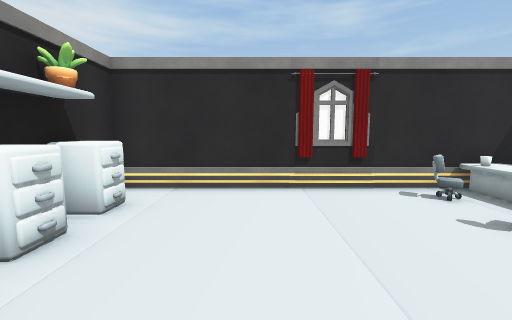
view 1 (above)

24 first-person views from a walk through a Unity game level. The camera is 1.3 m above the floor, tilts 6° down and sees 90° across. The floor is counted in squares, 1 m on a side. Each view is taken from the middle of a square. On the plan, view 1 faces up. The plan holds only what a view shows up to about 13 squares ahead; the rest is blank. The place goes on beyond the plan. The player is left out. Door leaves are left out, so doorways stand open.

view 2
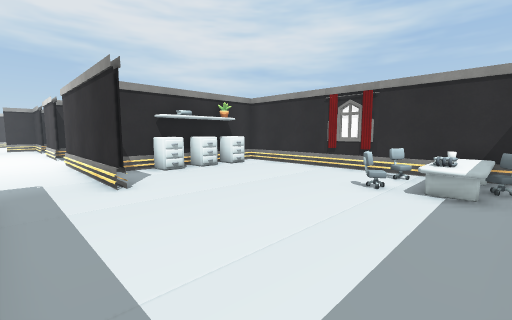

view 3
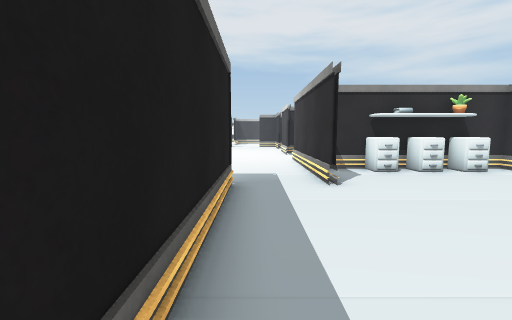

view 4
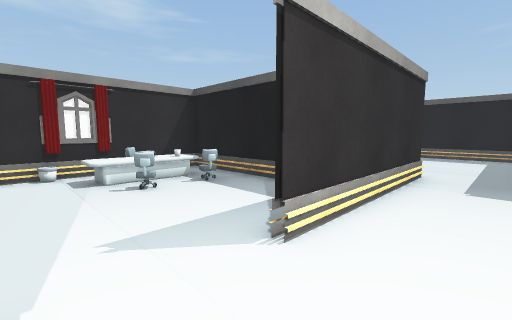

view 5
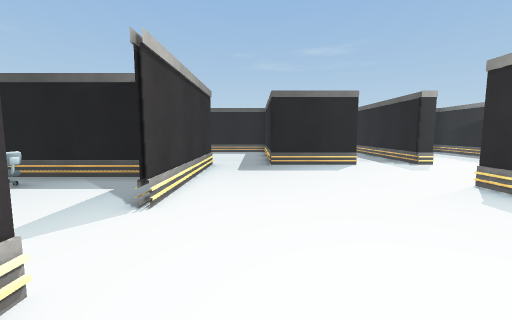

view 6
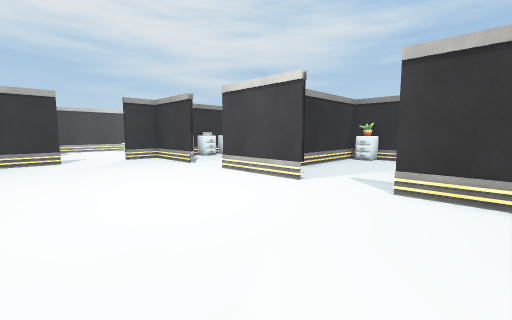

view 7
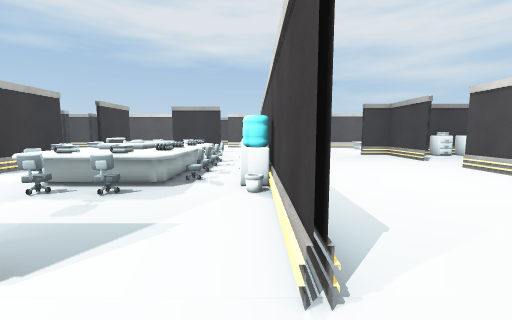

view 8
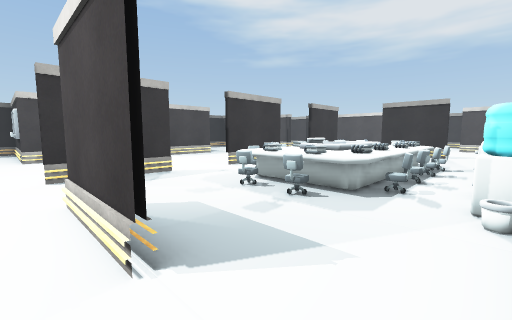

view 9
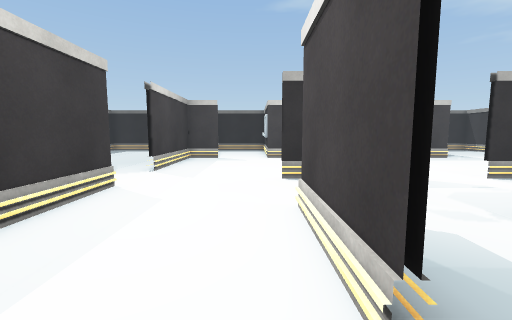

view 10
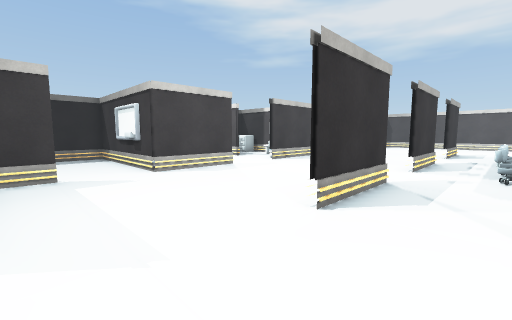

view 11
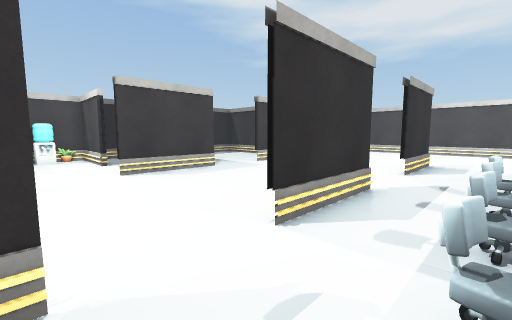

view 12
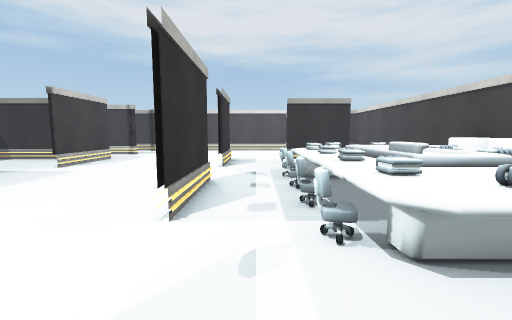

view 13
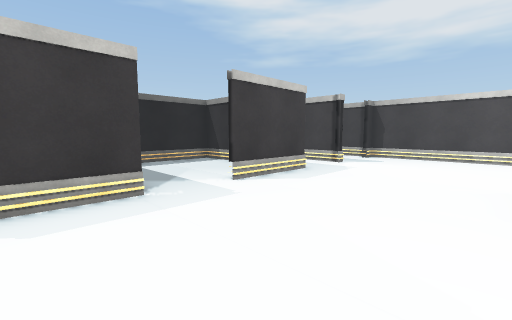

view 14
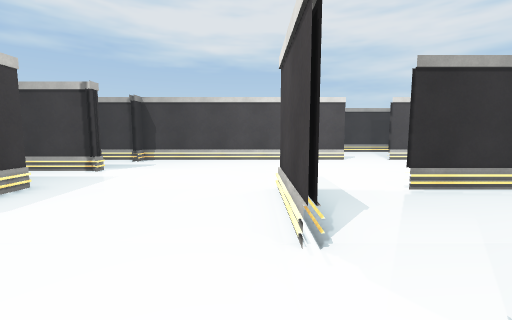

view 15
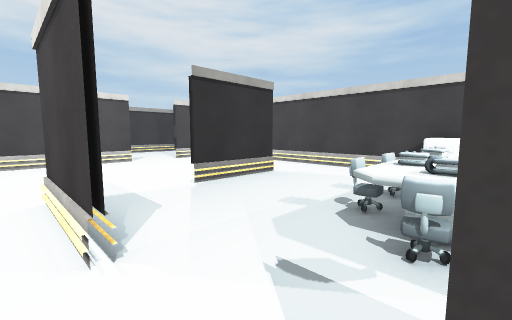

view 16
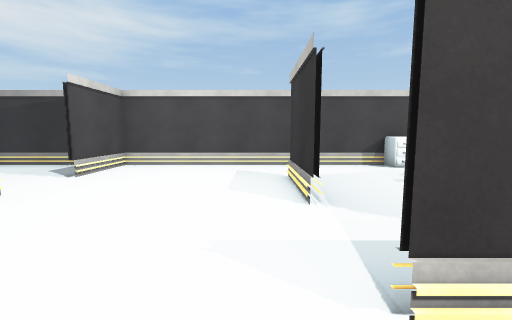

view 17
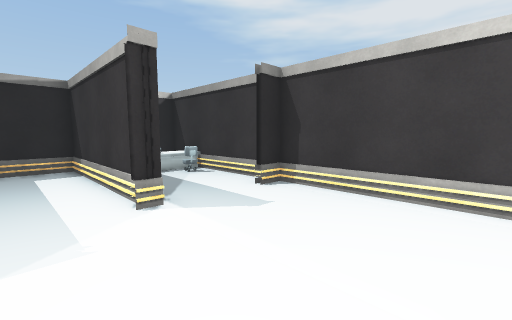

view 18
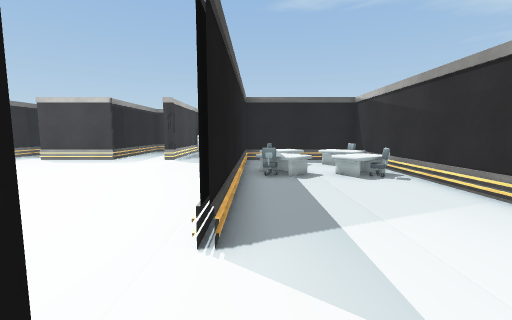

view 19
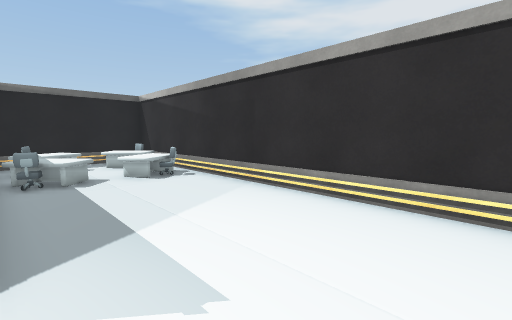

view 20
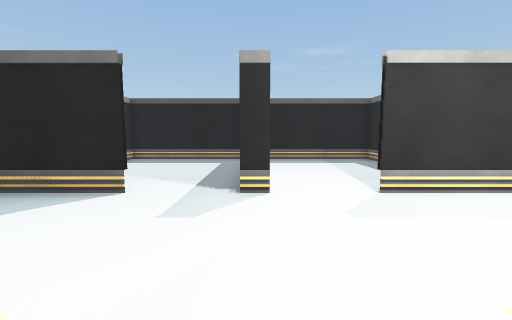

view 21
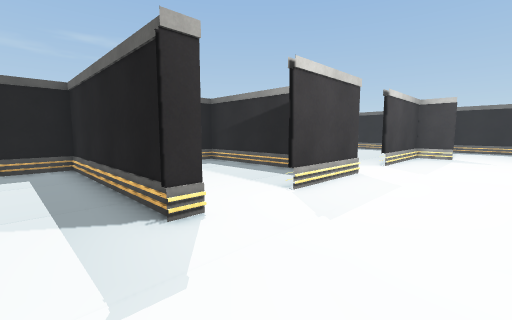

view 22
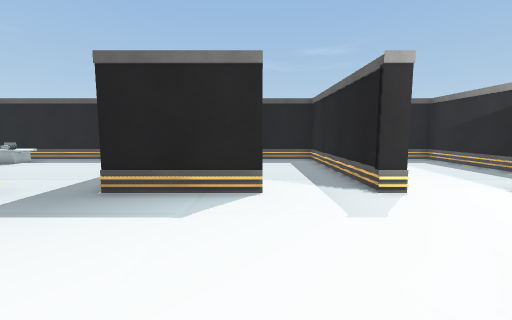

view 23
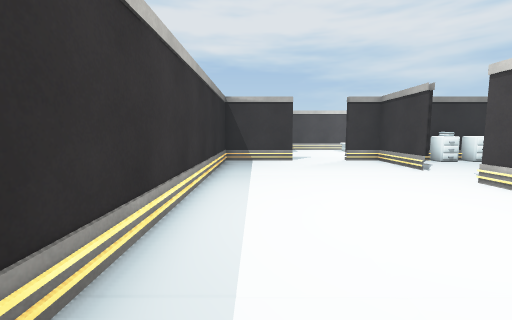

view 24
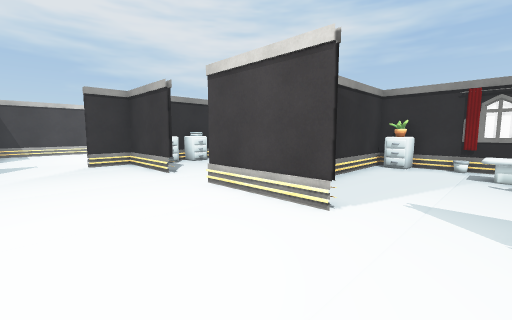

### Floor plan
Points are (right, up) in squares from view 1. A wall is a line through its corners. A room is listed if a view was taken in it or the views show most of it. See-through windows are left out.
Room 1 (views 1, 2, 3)
walls: (-3.3, 0.5) (-3.3, -0.1); (1.4, 6) (0.9, 5.9); (-0.5, -3.7) (5.5, -3.7); (6.1, 6) (-9.6, 6); (6.8, -3.1) (6.8, 5.9); (-10.8, 6) (-10.8, 1.5)
ways out: open door at (-8, -1) to room 2; open door at (0, -2) to room 2
objects: other object (-10, 5) to (-10, 6); chair (-7, 3); desk (-7, 4) to (-5, 5); chair (-5, 3); other object (-5, 4); cabinet (-3, 1) to (-2, 2); cabinet (-3, 3) to (-2, 3); cabinet (-3, 4) to (-2, 5); chair (4, 3); chair (4, 5); desk (5, 3) to (6, 5); other object (5, 5); chair (6, 4)
Room 2 (views 4, 5, 6, 7, 8, 9, 10, 11, 12, 13, 14, 15, 16, 17, 18, 19, 20, 21, 22, 23, 24)
walls: (-14.1, -17.3) (-10.6, -17.3); (-15.1, -8.6) (-18.5, -8.6); (-16.6, -17.4) (-20.1, -17.4); (-19.9, -11.2) (-19.9, -14.5); (-20, -14.5) (-20, -11.2); (-9.5, -8.5) (-7.2, -8.5); (-8.2, -17.3) (-4.6, -17.3); (-20, -8.6) (-26.4, -8.6) (-26.4, -11.6); (-20.1, -17.3) (-16.6, -17.3); (-18.3, -5.1) (-18.3, -8.5) (-15.1, -8.5); (-4.8, -11.2) (-4.8, -14.5); (-5.7, -8.5) (-4.7, -8.5); (-4.7, -8.6) (-8.1, -8.6); (-14.1, -23.5) (-10.5, -23.5); (-14.7, -1.1) (-18.3, -1.1) (-18.3, -2.8); (-8.1, -23.5) (-6.5, -23.5); (-20, -23.5) (-16.5, -23.5); (-26.4, -13.6) (-26.4, -15.2); (-9, -1.1) (-12.6, -1.1); (-26.4, -16.8) (-26.4, -19.5); (-0.5, -10.4) (-0.5, -9.8); (-0.5, -16.2) (-0.5, -12.6); (-23.1, -23.5) (-22.5, -23.5); (-26.5, -19.4) (-26.5, -13.6); (-0.5, -7.2) (-0.5, -3.7); (-28.6, -8.6) (-31.5, -8.6); (-2.1, -23.5) (-0.9, -23.5); (-0.5, -23.1) (-0.5, -18.6); (-31.8, -10.9) (-31.8, -23.5) (-25.5, -23.5); (-0.2, -1.1) (-6.7, -1.1)
ways out: open door at (-8, -1) to room 1; open door at (0, -2) to room 1; open door at (0, -11.5) to room 3; open door at (0, -8) to room 4; open door at (-22.5, -23.5) to room 6; opening at (-20, -8.5); opening at (-13, -23); open door at (-26.4, -12.2); open door at (-20, -16); open door at (-20, -10); open door at (-18, -4); open door at (-15, -23.5); open door at (-15, -17); open door at (-14, -1); open door at (-9, -23.5); open door at (-9, -17); open door at (-5, -16); open door at (-5, -10); open door at (-3, -23.5); open door at (0, -17)
objects: other object (-31, -22); desk (-31, -22) to (-30, -21); desk (-31, -20) to (-30, -18); chair (-31, -19); desk (-29, -22) to (-27, -21); desk (-29, -20) to (-27, -19); other object (-28, -22); chair (-27, -19); chair (-16, -14); chair (-16, -12); cabinet (-16, -9) to (-15, -9); chair (-15, -15) to (-14, -15); other object (-15, -14) to (-14, -14); other object (-15, -13); other object (-15, -12); chair (-15, -11); other object (-14, -13) to (-11, -13); other object (-14, -12) to (-14, -11); cabinet (-14, -9); chair (-13, -15); other object (-13, -14); other object (-13, -12); chair (-13, -11); chair (-12, -15) to (-11, -15); other object (-12, -14) to (-11, -14); other object (-12, -12) to (-11, -12); other object (-12, -11); chair (-11, -11); other object (-11, -9); chair (-10, -15); other object (-10, -14); other object (-10, -13); other object (-10, -12); chair (-10, -11); other object (-10, -9) to (-9, -9); other object (-9, -15); other object (-9, -14) to (-9, -13); other object (-9, -12); other object (-9, -11); chair (-8, -14)
Room 3 (no view inside)
walls: (1.8, -15.7) (6.8, -15.7) (6.8, -10.6)
ways out: open door at (0, -11.5) to room 2
Room 4 (no view inside)
walls: (-0.5, -9.8) (6.8, -9.8) (6.8, -3.8) (6.1, -3.8)
ways out: open door at (0, -8) to room 2
Room 5 (no view inside)
walls: (-22.7, -29.5) (-20.9, -29.5); (-22.8, -23.4) (-22.8, -28.4)
Room 6 (no view inside)
walls: (-26.4, -23.9) (-26.4, -27.6)
ways out: open door at (-22.5, -23.5) to room 2
objects: desk (-27, -28) to (-24, -28); chair (-25, -27)

Where each view was taken, in squares from view 1:
view 1: 0 up, 0 right, facing up
view 2: 3 down, 6 right, facing up-left
view 3: 3 down, 6 right, facing left
view 4: 3 down, 9 left, facing up-right
view 5: 3 down, 11 left, facing right
view 6: 7 down, 5 left, facing up-left
view 7: 9 down, 3 left, facing left
view 8: 9 down, 4 left, facing down-left
view 9: 10 down, 4 left, facing down
view 10: 15 down, 1 left, facing down-left
view 11: 15 down, 8 left, facing down-left
view 12: 16 down, 7 left, facing left
view 13: 18 down, 12 left, facing down-left
view 14: 18 down, 14 left, facing left
view 15: 18 down, 14 left, facing up-left
view 16: 19 down, 21 left, facing up
view 17: 19 down, 21 left, facing down-left
view 18: 11 down, 27 left, facing down
view 19: 11 down, 27 left, facing down-left
view 20: 10 down, 6 left, facing right
view 21: 8 down, 4 left, facing down-right
view 22: 7 down, 6 left, facing right
view 23: 7 down, 6 left, facing left
view 24: 5 down, 7 left, facing up-left
